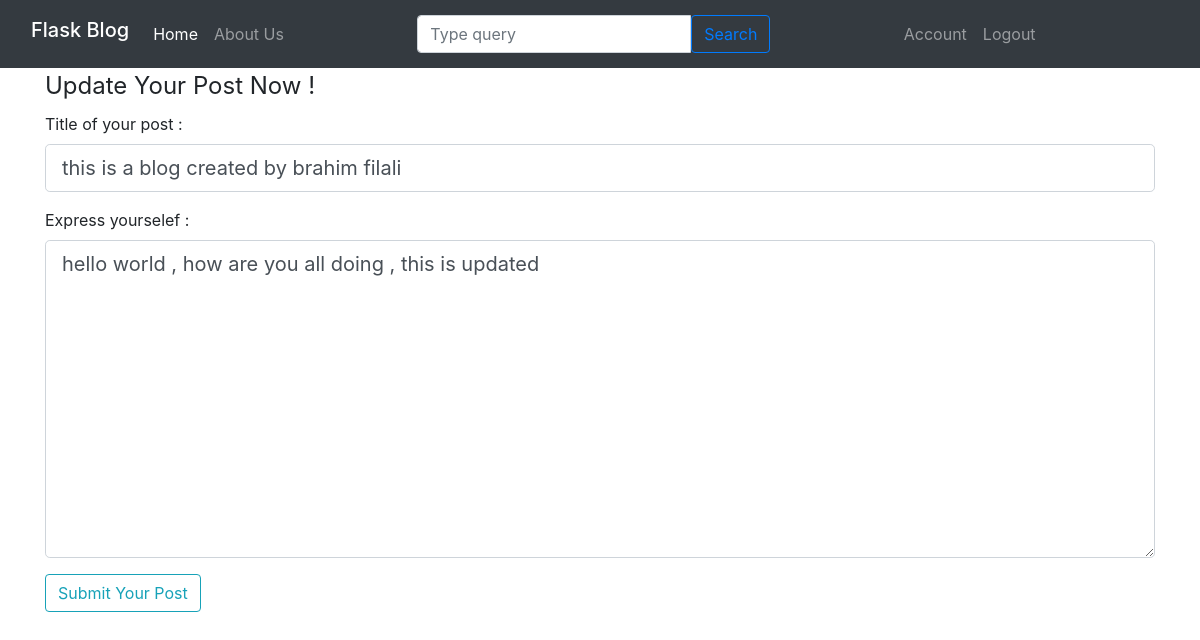
Screenshot of /post/1/update (signed in) with the database file from the repository.
### flaskblog/models.py (models this page shows, shortened)
class Post(db.Model ,UserMixin):
    id = db.Column(db.Integer , primary_key = True)
    title = db.Column(db.String(20) , nullable = False )
    content = db.Column(db.Text, nullable = False )
    date_posted = db.Column(db.DateTime , default=datetime.utcnow)
    user_id = db.Column(db.Integer , db.ForeignKey('user.id'))

### flaskblog/routes.py (the view)
@app.route("/post/<int:post_id>/update" , methods=['GET','POST'])
@login_required
def update_post(post_id):
    post = Post.query.get_or_404(post_id)
    form = UpdatePostForm()
    if post.author != current_user :
        abort(403)
    if form.validate_on_submit():
        post.title = form.title.data
        post.content = form.content.data
        db.session.commit()
        flash('Your Post has been Updated succefully ! ' , 'success')
        return redirect(url_for('post' , post_id = post.id))
    elif request.method == 'GET' :
        form.title.data = post.title
        form.content.data = post.content
    return render_template('update_post.html' , title = 'Update Post : ' + post.title , form = form)

### flaskblog/forms.py
class UpdatePostForm(FlaskForm):
    title = StringField('Title of your post : ' , validators=[DataRequired()])
    content = TextAreaField('Express yourselef :',
                        validators=[DataRequired()] , render_kw={"rows": 10, "cols": 11})
    submit = SubmitField('Submit Your Post')

### flaskblog/models.py (called while the page is built)
@login_manager.user_loader
def load_user(user_id):
    return User.query.get(int(user_id))

### flaskblog/templates/update_post.html (shortened to what this page needs)
{% extends 'layout.html' %}
{% block content %}
<div class="container">
    <form method="POST" action="">
        <fieldset>
            <legend>
                Update Your Post Now ! <br>
            </legend>
            <div class="form-group">
                {{form.title.label(class="form-label")}} <br>
                {{form.title(class="form-control form-control-lg")}}
            </div>
            <div class="form-group">
                {{form.content.label(class="form-label")}} <br>
                {{form.content(class="form-control form-control-lg")}}
            </div>
            <div class="form-group">
                {{form.submit(class="btn btn-outline-info")}}
            </div>
        </fieldset>
    </form>
</div>
{% endblock content %}

### flaskblog/static/main.css (style rules this page uses)
body { background: #fafafa; color: #333333; margin-top: 5rem; }

### rows the page displays
Post: title "this is a blog created by brahim filali", content "hello world , how are you all doing , this is updated"
